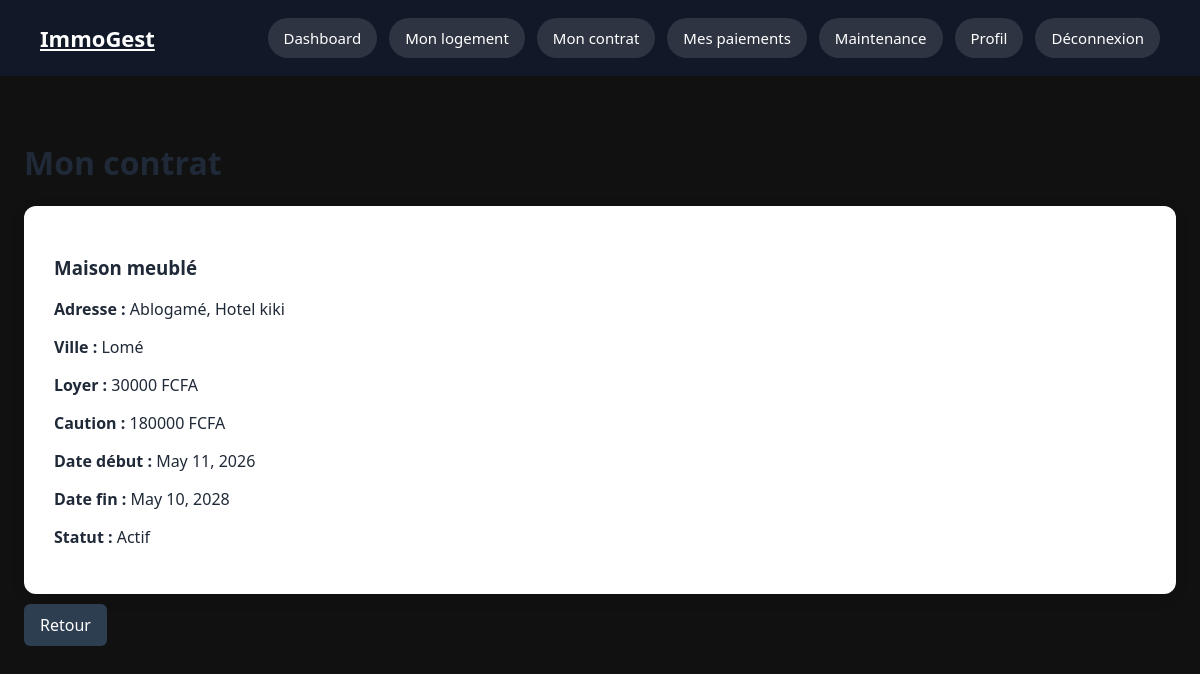
/properties/mon-contrat/ (signed in), run on the app's committed database.
### properties/models.py (models this page shows, shortened)
class ContratBail(models.Model):
    ACTIF = 'actif'
    RESILIE = 'resilie'
    EXPIRE = 'expire'
    STATUT_CHOICES = [
        (ACTIF, 'Actif'),
        (RESILIE, 'Résilié'),
        (EXPIRE, 'Expiré'),
    ]
    bien = models.ForeignKey(
        Bien,
        on_delete=models.CASCADE,
        related_name='contrats'
    )
    locataire = models.ForeignKey(
        ProfilLocataire,
        on_delete=models.CASCADE,
        related_name='contrats'
    )
    date_debut = models.DateField()
    date_fin = models.DateField(
        blank=True,
        null=True
    )
    montant_loyer = models.DecimalField(
        max_digits=10,
        decimal_places=0
    )
    montant_caution = models.DecimalField(
        max_digits=10,
        decimal_places=0
    )
    document = models.FileField(
        upload_to='contrats/',
        blank=True,
        null=True
    )
    statut = models.CharField(
        max_length=20,
        choices=STATUT_CHOICES,
        default=ACTIF
    )
    notes = models.TextField(
        blank=True
    )
    is_archived = models.BooleanField(
    default=False
    )
    created_at = models.DateTimeField(
        auto_now_add=True
    )
    updated_at = models.DateTimeField(
        auto_now=True
    )
    class Meta:
        verbose_name = 'Contrat de bail'
        verbose_name_plural = 'Contrats de bail'
        ordering = ['-created_at']

class Bien(models.Model):
    APPARTEMENT = 'appartement'
    VILLA = 'villa'
    STUDIO = 'studio'
    MAISON = 'maison'
    TYPE_BIEN_CHOICES = [
        (APPARTEMENT, 'Appartement'),
        (VILLA, 'Villa'),
        (STUDIO, 'Studio'),
        (MAISON, 'Maison'),
    ]
    LIBRE = 'libre'
    LOUE = 'loue'
    EN_TRAVAUX = 'en_travaux'
    STATUT_CHOICES = [
        (LIBRE, 'Libre'),
        (LOUE, 'Loué'),
        (EN_TRAVAUX, 'En travaux'),
    ]
    proprietaire = models.ForeignKey(
        ProfilProprietaire,
        on_delete=models.CASCADE,
        related_name='biens'
    )
    titre = models.CharField(
        max_length=200
    )
    type_bien = models.CharField(
        max_length=30,
        choices=TYPE_BIEN_CHOICES
    )
    adresse = models.CharField(
        max_length=255
    )
    ville = models.CharField(
        max_length=100,
        default='Lomé'
    )
    superficie = models.PositiveIntegerField(
        help_text='Superficie en m²'
    )
    loyer_mensuel = models.DecimalField(
        max_digits=10,
        decimal_places=0
    )
    caution = models.DecimalField(
        max_digits=10,
        decimal_places=0
    )
    description = models.TextField(
        blank=True
    )
    image = models.ImageField(
        upload_to='biens/',
        blank=True,
        null=True
    )
    statut = models.CharField(
        max_length=20,
        choices=STATUT_CHOICES,
        default=LIBRE
    )
    is_archived = models.BooleanField(
        default=False
    )
    created_at = models.DateTimeField(
        auto_now_add=True
    )
    updated_at = models.DateTimeField(
        auto_now=True
    )
    class Meta:
        verbose_name = 'Bien immobilier'
        verbose_name_plural = 'Biens immobiliers'
        ordering = ['-created_at']

### properties/views.py (the view)
# urls.py: path('mon-contrat/', views.mon_contrat, name='mon_contrat'),
@login_required
def mon_contrat(request):
    if request.user.role != 'locataire':
        return redirect('accounts:dashboard')
    locataire = request.user.profil_locataire
    contrats = ContratBail.objects.filter(
        locataire=locataire,
        is_archived=False
    )
    return render(request, 'properties/mon_contrat.html', {
        'contrats': contrats
    })

### templates/properties/mon_contrat.html
{% extends 'base.html' %}
{% block content %}
<h1>Mon contrat</h1>
{% for contrat in contrats %}
    <div class="card">
        <h3>{{ contrat.bien.titre }}</h3>
        <p><strong>Adresse :</strong> {{ contrat.bien.adresse }}</p>
        <p><strong>Ville :</strong> {{ contrat.bien.ville }}</p>
        <p><strong>Loyer :</strong> {{ contrat.montant_loyer }} FCFA</p>
        <p><strong>Caution :</strong> {{ contrat.montant_caution }} FCFA</p>
        <p><strong>Date début :</strong> {{ contrat.date_debut }}</p>
        <p><strong>Date fin :</strong> {{ contrat.date_fin }}</p>
        <p><strong>Statut :</strong> {{ contrat.get_statut_display }}</p>
    </div>
{% empty %}
    <p>Aucun contrat trouvé.</p>
{% endfor %}
<a href="{% url 'accounts:dashboard' %}" class="action-btn">Retour</a>
{% endblock %}

### static/css/style.css (style rules this page uses)
* { box-sizing: border-box; }
body { margin: 0; font-family: Arial, sans-serif; background-color: #f5f7fa; color: #222; }
.card { background-color: white; padding: 30px; border-radius: 12px; box-shadow: 0 4px 15px rgba(0, 0, 0, 0.1); }
.action-btn { display: inline-block; padding: 10px 16px; background-color: #2c3e50; color: white; text-decoration: none; border-radius: 6px; margin-top: 15px; }
.action-btn { display: inline-block; padding: 10px 16px; background-color: #2c3e50; color: white; text-decoration: none; border-radius: 6px; margin: 10px 5px 10px 0; }
body { background: #f6f4ef; color: #1f2937; }
body { margin: 0; padding: 0; background: #111; font-family: 'Segoe UI', sans-serif; }

### data on the page
ContratBail: bien.titre "Maison meublé", bien.adresse "Ablogamé, Hotel kiki", bien.ville "Lomé", montant_loyer "30000", montant_caution "180000", date_debut "May 11, 2026", date_fin "May 10, 2028", statut "Actif"
